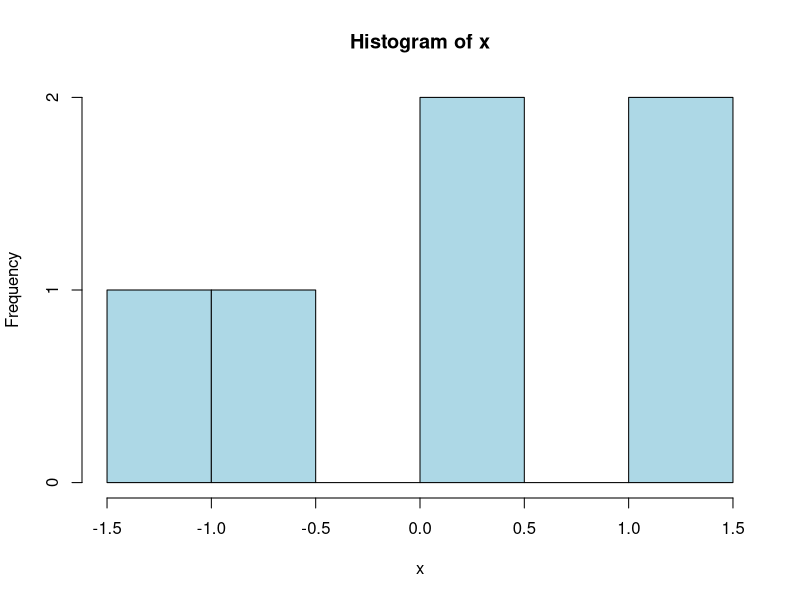

The R script that drew this image:
# my_rscript.R     
args <- commandArgs(TRUE)     
N <- args[1]    
x <- rnorm(6,0,1)     
png(filename="temp.png", width=500, height=500)
hist(x, col="lightblue")    
dev.off()